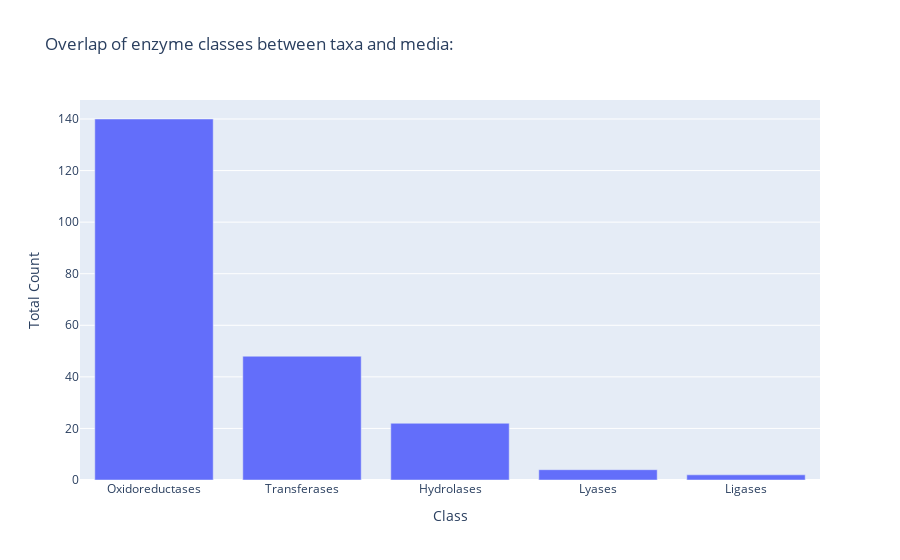

The notebook cell this image was saved under:
### Code cell
import plotly.express as px

# Plot the occurrence of enzymes across all of our selected taxa 
fig2 = px.bar(enzyme_counts, x="Class", y="Total Count", title="Overlap of enzyme classes between taxa and media:")
fig2.show()

### Figure 1 — Plotly figure (JSON) as saved in the notebook; plotly's stock layout.template omitted (floating-point values rounded to 4 significant figures)
{"data": [{"alignmentgroup": "True", "hovertemplate": "Class=%{x}<br>Total Count=%{y}<extra></extra>", "legendgroup": "", "marker": {"color": "#636efa", "pattern": {"shape": ""}}, "name": "", "offsetgroup": "", "orientation": "v", "showlegend": false, "textposition": "auto", "type": "bar", "x": ["Oxidoreductases", "Transferases", "Hydrolases", "Lyases", "Ligases"], "xaxis": "x", "y": [140, 48, 22, 4, 2], "yaxis": "y"}], "layout": {"autosize": true, "barmode": "relative", "legend": {"tracegroupgap": 0}, "title": {"text": "Overlap of enzyme classes between taxa and media:"}, "xaxis": {"anchor": "y", "autorange": true, "domain": [0, 1], "range": [-0.5, 4.5], "title": {"text": "Class"}, "type": "category"}, "yaxis": {"anchor": "x", "autorange": true, "domain": [0, 1], "range": [0, 147.4], "title": {"text": "Total Count"}, "type": "linear"}}}
